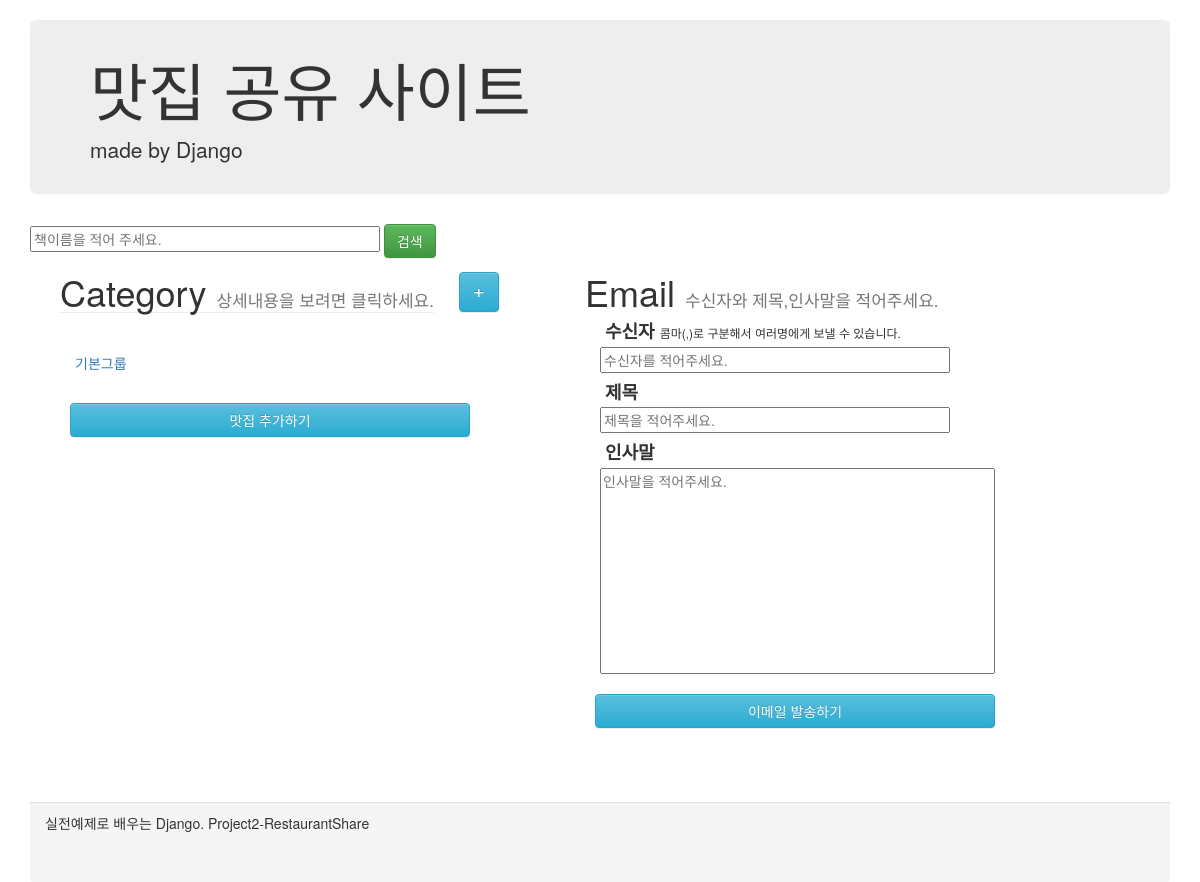
Before: / with the older database file.
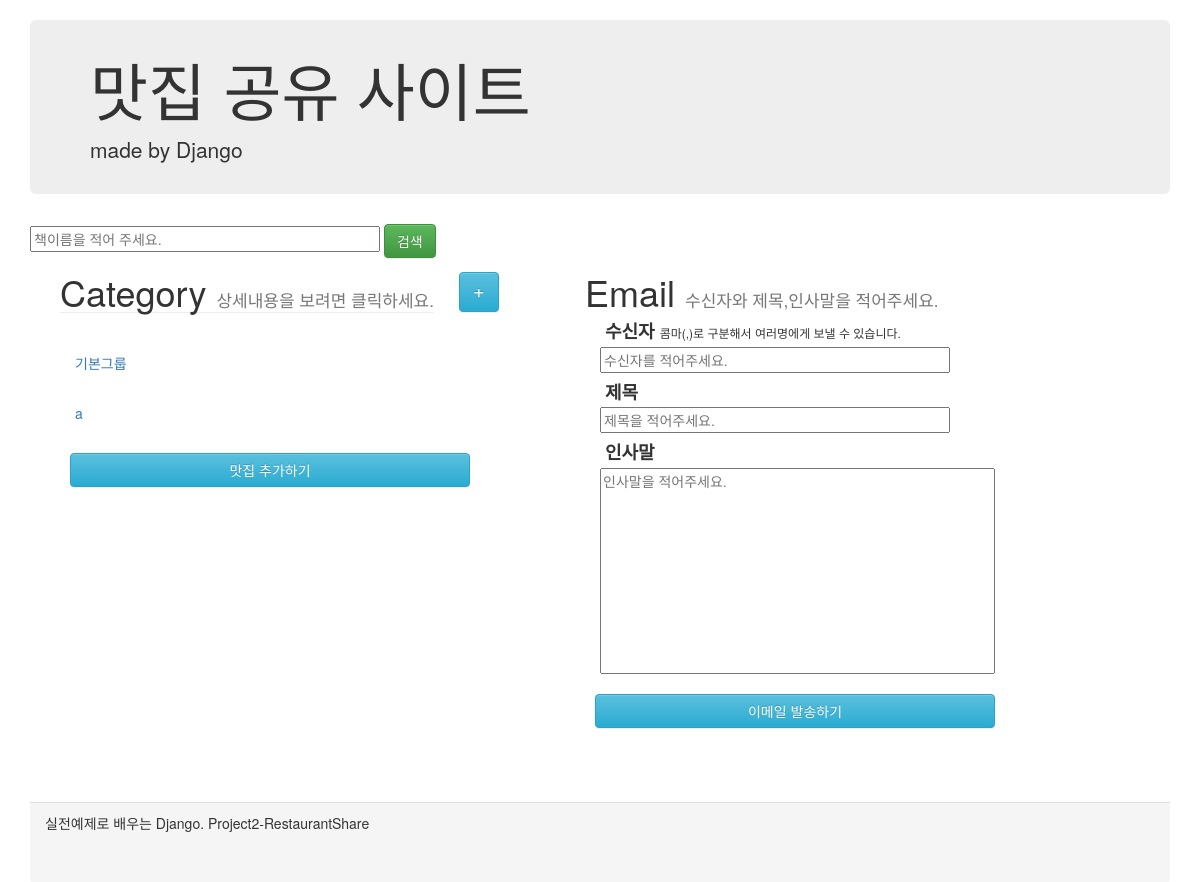
After: the same page with the newer database file.
### shareRes/models.py (models this page shows)
class Category(models.Model):
    category_name = models.CharField(max_length=100)

### shareRes/views.py (the view)
# urls.py: path('', index, name="index"),
def index(request):
    categories = Category.objects.all()
    restaurants = Restaurant.objects.all()
    content = {'categories': categories, 'restaurants': restaurants}
    return render(request, 'shareRes/index.html', content)

### shareRes/templates/shareRes/index.html (shortened to what this page needs)
<html lang="en">
<head>
    <link rel="stylesheet" href="https://maxcdn.bootstrapcdn.com/bootstrap/3.3.2/css/bootstrap.min.css">
    <link rel="stylesheet" href="https://maxcdn.bootstrapcdn.com/bootstrap/3.3.2/css/bootstrap-theme.min.css">
</head>
<body>
    <div class="container">
        <div class="header">
            <div class="jumbotron">
                <h1>맛집 공유 사이트</h1>
                <p>made by Django</p>
            </div>
        </div>
        <form action="./searchbook" method="GET">
            <input class="inputReceiver" name="bookcontent" id="searchbook" type="text" placeholder="책이름을 적어 주세요.">
            <input class="resAddBtn btn btn-success" type="submit" role="button" value="검색">
        </form>
        <div class="content">
            <div class="row">
                <form action="" method="POST" onsubmit="return emailCheckForm();"> {% csrf_token %}
                    <div class="restaurantInfoDiv ">
                        <div class="row">
                            <div class="infoHeaderDiv">
                                <h1>Category <small class="subTitle">상세내용을 보려면 클릭하세요.</small></h1>
                            </div>
                            <div class="categoryAddDiv">
                                    <a href="categoryCreate/" class="categoryAddBtn btn btn-info" role="button">+</a>
                            </div>
                        </div>
                        <ul class="restaurantListDiv nav nav-pills nav-stacked">
                            {% for category in categories %}
                            <li class="category deactive">{{category.category_name}}</li>
                            {% endfor %}
                        </ul>
                        <a href="restaurantCreate/" class="sendBtn btn btn-info" role="button">맛집 추가하기</a>
                    </div>
                    <div class="emailDiv">
                        <div class="emailHeaderDiv">
                            <h1>Email <small class="subTitle">수신자와 제목,인사말을 적어주세요.</small></h1>
                        </div>
                        <div class="emailContentGroup">
                            <div class="emailContentHeader">
                                <h4>수신자 <span class="inputReceiverSub">콤마(,)로 구분해서 여러명에게 보낼 수 있습니다.</span></h4>
                                <input class="inputReceiver" name="inputReceiver" id="inputReceiver" type="text" placeholder="수신자를 적어주세요."/><br/>
                            </div>
                            <div class="emailContentHeader">
                                <h4>제목</h4>
                                <input class="inputTitle" name="inputTitle" id="inputTitle" type="text" placeholder="제목을 적어주세요."/><br/>
                            </div>
                            <div class="emailContent">
                                <h4>인사말</h4>
                                <textarea class="inputContent" name="inputContent" id="inputContent" cols="50" rows="10" placeholder="인사말을 적어주세요."></textarea>
                            </div>
                        </div>
                        <div>
                            <input type="submit" class="sendBtn btn btn-info" role="button" value="이메일 발송하기"/>
                        </div>
                    </div>
                </form>
            </div>
        </div>
        <div class="panel-footer">
            실전예제로 배우는 Django. Project2-RestaurantShare
        </div>
    </div>
</body>
</html>

### shareRes/templates/shareRes/index.html (style rules this page uses)
.container { margin-top: 20px; }
.jumbotron { padding-top:15px; padding-bottom:15px; }
.content { min-height: 60%; margin: auto; }
.row { margin:0; padding:0; }
.subTitle { font-size:17px; }
.restaurantInfoDiv { margin-left:30px; float:left; }
.infoHeaderDiv { border-bottom: 1px solid #eee; float:left; }
.infoHeaderDiv h1 { margin:0; }
.categoryAddDiv { float:left; margin-left:25px; }
.categoryAddBtn { height: 40px; width: 40px; font-size:20px; padding:3px; }
.restaurantListDiv { margin-top: 25px; width: 500px; }
a { text-decoration: none; }
.deactive { color: #337ab7; background-color: #fff; }
.category { position: relative; display: block; cursor: pointer; border-radius: 4px; padding: 10px 15px; margin-top: 5px; margin-bottom: 10px; }
.emailDiv { float:left; margin-left:25px; }
.emailContentGroup { margin:5px; }
.emailHeaderDiv h1 { margin:0; }
.sendBtn { width: 400px; margin: 10px; }
.emailContentGroup h4 { font-weight: bold; margin:5px; }
.emailContentHeader { margin: 10px; }
.emailContent { margin: 10px; }
.inputReceiver { width: 350px; }
.inputReceiverSub { font-size: 12px; font-weight: 100; }
.inputTitle { width: 350px; }
.inputContent { resize: none; }
.panel-footer { margin-top: 50px; height: 10%; }

Changed rows visible on the page:
added Category: category_name "a"
